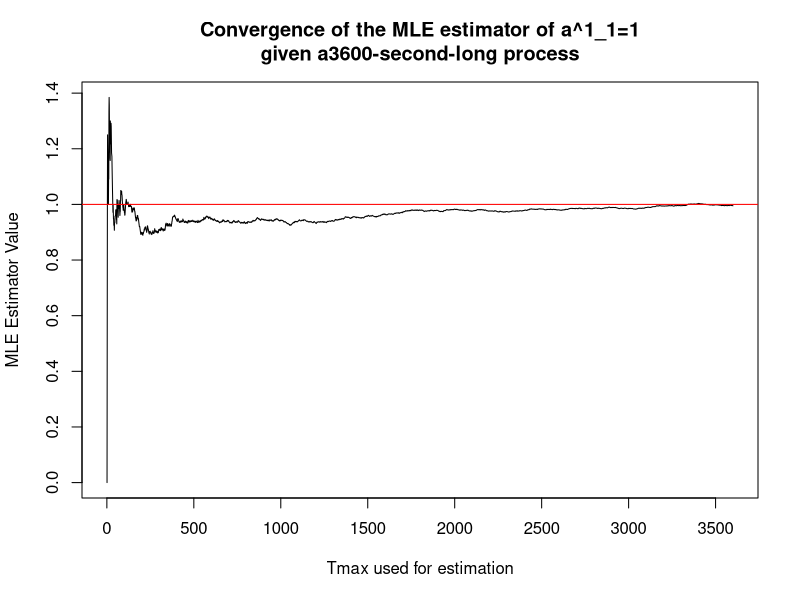
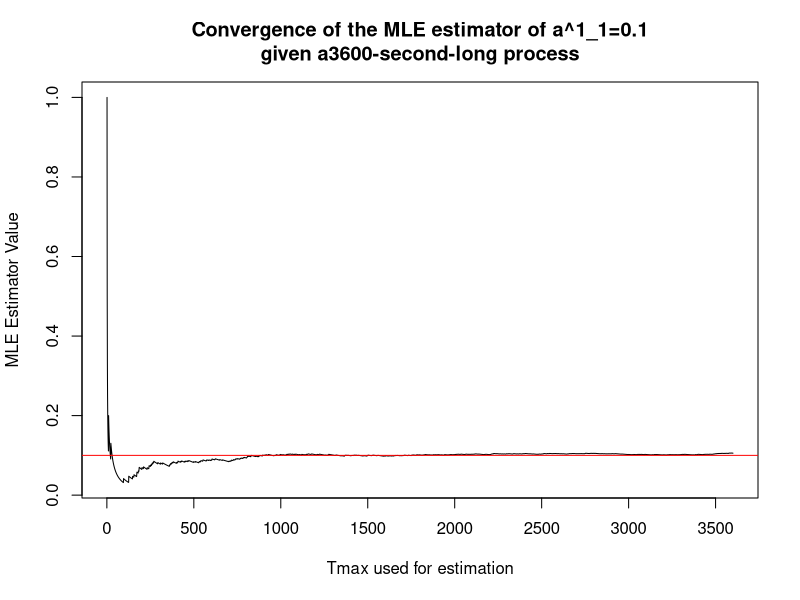
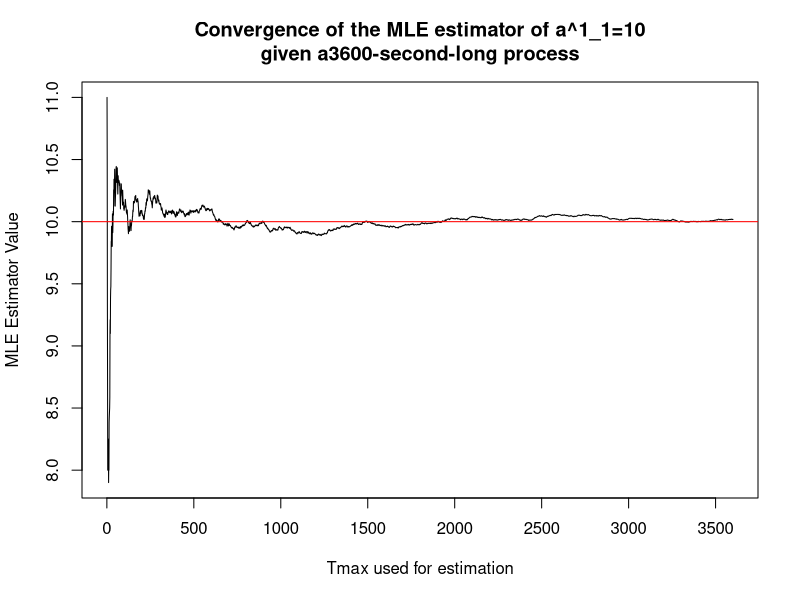
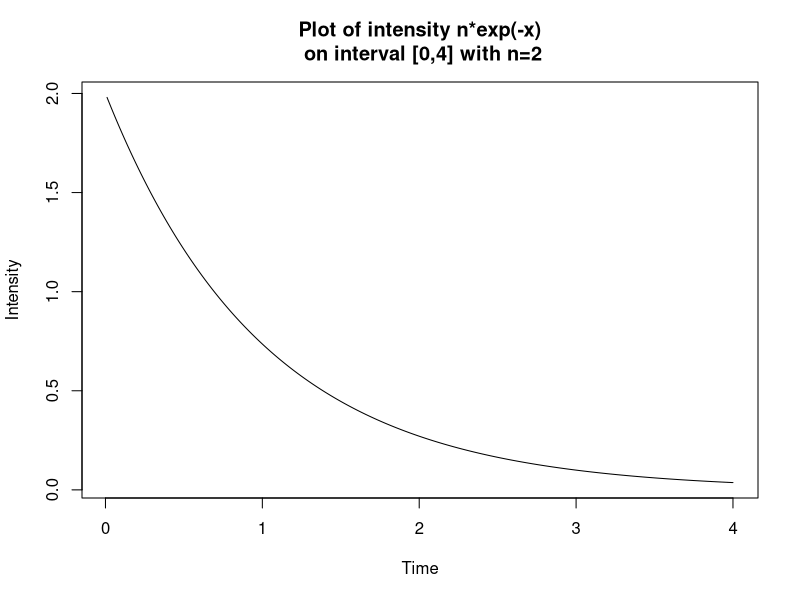
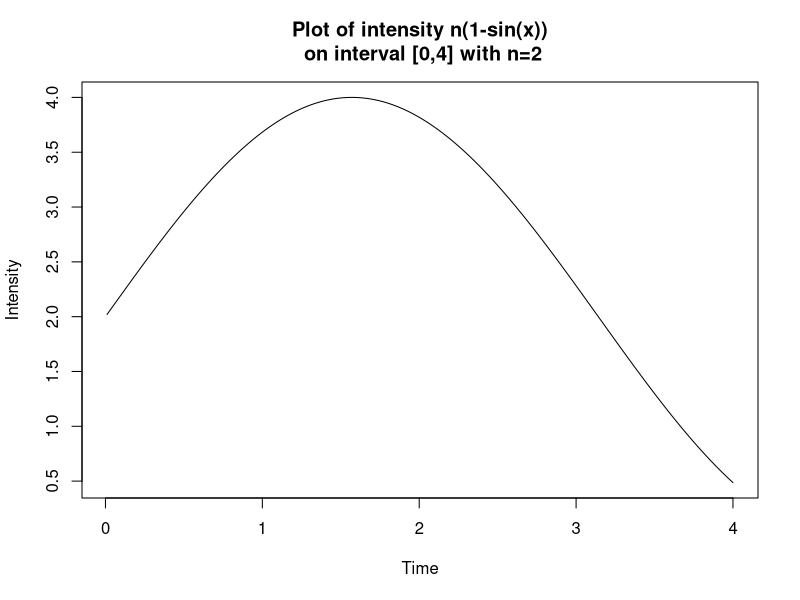
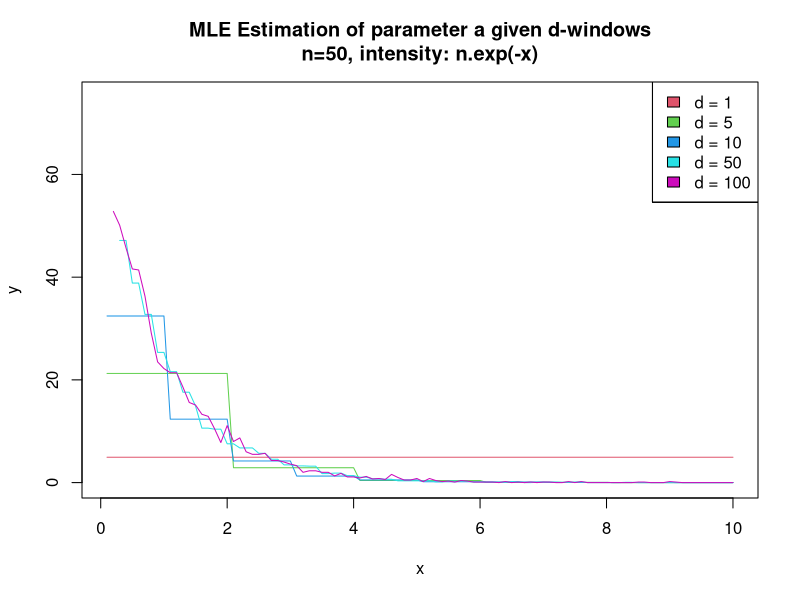
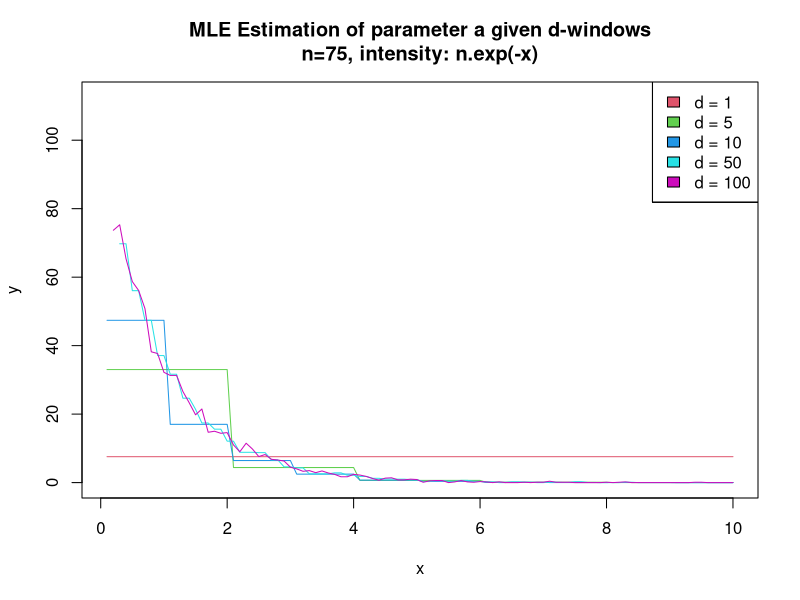
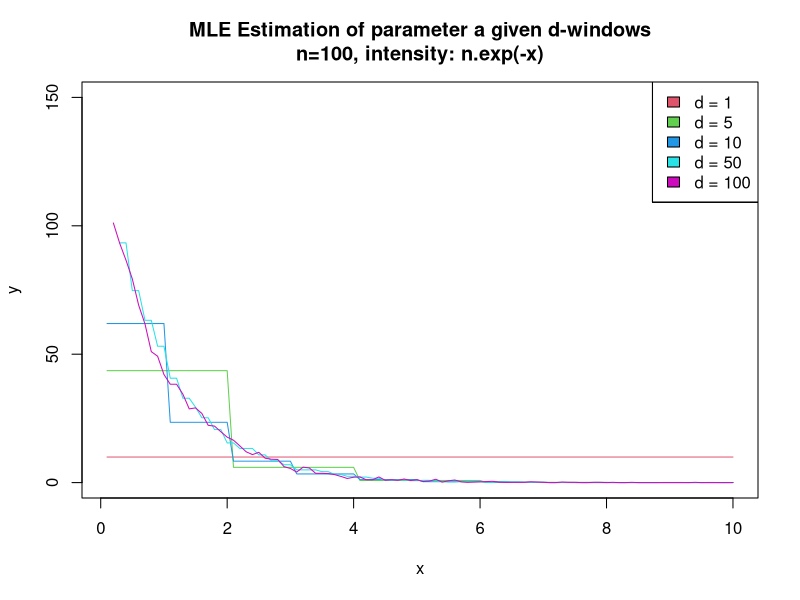

Reproduce these figures in R, in order.
## ---- chunk 1
knitr::opts_chunk$set(echo = TRUE)
## ---- chunk 2

compute_jump <- function(state, p_AtoD, p_StoD, p_DtoS, p_DtoA){
  ### Computes the next jump
  if (state == "A"){
    draw = rbinom(1, 1, p_AtoD)
    if (draw == 1){
      return("D")
    } else {
      return("A")
    }
  }
  if (state == "S") {
    draw = rbinom(1, 1, p_StoD)
    if (draw == 1){
      return("D")
    } else {
      return("S")
    }
  }
  # Else (State is drowsy)
  draw = runif(1, 0, 1)
  if (draw < p_DtoS){
      return("S")
    } else if (draw < p_DtoS + p_DtoA) {
      return("A")
    } else {
      return("D")
    }
}

generate_process_from_model1 <- function(x0, n, p_AtoD, p_StoD, p_DtoS, p_DtoA){
  ### Generates a process given the model 1 previously discribed
  ### x0: start state, p_AtoD: jump probability from A to D, 
  ### p_StoD: jump probability from S to D, n: process length
  if (!x0 %in% c("A","S","D")) {
    print("Wrong input for entry state x0")
    return(0)
  }
  process = c(x0)
  for (step in c(1:n)) {
    x0 = compute_jump(x0, p_AtoD, p_StoD, p_DtoS, p_DtoA)
    process = c(process, x0)
  }
  return(process)
}

## ---- chunk 3

p_AtoD = 0.4
p_StoD = 0.2
p_DtoS = 0.4 
p_DtoA = 0.4
generate_process_from_model1("A", 50, p_AtoD, p_StoD, p_DtoS, p_DtoA)
generate_process_from_model1("S", 50, p_AtoD, p_StoD, p_DtoS, p_DtoA)
generate_process_from_model1("D", 50, p_AtoD, p_StoD, p_DtoS, p_DtoA)

## ---- chunk 4

compute_estimator <- function(sequence, start_state, end_state){
  ### Computes the MLE estimator of the transition probability between
  ### <start_state> and <end_state>. 
  # Computes all transitions in the sequence
  transitions = c()
  for (i in 1:(length(sequence)-1)){
    transitions = cbind(transitions, paste(sequence[i], "-", sequence[i+1]))
  }
  counter = table(transitions)
  # Computes the number of occurences of target transition
  transition_to_check = paste(start_state, "-", end_state)
  n_transition = counter[names(counter)==transition_to_check][[1]]
  # Returns the estimator
  n = sum(counter[substr(names(counter),1,1)==start_state])
  return(round(n_transition/n, 3))
}

## ---- chunk 5

for (n in c(50, 100, 500, 1000, 5000, 10000)) {
  sequence = generate_process_from_model1("A", n, p_AtoD, p_StoD, p_DtoS, p_DtoA)
  cat("== Computing the MLE estimator with n =", n, "==\n")
  pAD = compute_estimator(sequence, "A","D")
  pSD = compute_estimator(sequence, "S","D")
  pDS = compute_estimator(sequence, "D","S")
  pDA = compute_estimator(sequence, "D","A")
  pDD = compute_estimator(sequence, "D","D")
  pAA = compute_estimator(sequence, "A","A")
  pSS = compute_estimator(sequence, "S","S")
  cat(paste("\tReal Probability\tMLE estimator\n"))
  cat(paste("P_AtoD:\t", p_AtoD, "\t\t\t", pAD, "\n"))
  cat(paste("P_StoD:\t", p_StoD, "\t\t\t", pSD, "\n"))
  cat(paste("P_DtoS:\t", p_DtoS, "\t\t\t", pDS, "\n"))
  cat(paste("P_DtoA:\t", p_DtoA, "\t\t\t", pDA, "\n"))
  cat(paste("P_DtoD:\t", 1-p_DtoS-p_DtoA, "\t\t\t", pDD, "\n"))
  cat(paste("P_AtoA:\t", 1-p_AtoD, "\t\t\t", pAA, "\n"))
  cat(paste("P_StoS:\t", 1-p_StoD, "\t\t\t", pSS, "\n\n\n"))
}

## ---- chunk 6

simulate_a11 <- function(a11, maximum_seconds){
  # Simulates a poisson process with a11 fixed (i.e. homogeneous)
  draws = c()
  maxT = 0
  while (maxT < maximum_seconds) {
    draw = rexp(1, a11)
    maxT = maxT + draw
    draws = c(draws, draw)
  }
  poisson_process = cumsum(draws)
  # Computes the estimator for a growing [0, T] window
  estimators = c()
  for (i in 1:maximum_seconds){
    n_0Tmax = length(poisson_process[poisson_process<i])
    estimators = c(estimators, (n_0Tmax/i))
  }
  plot(x=c(1:maximum_seconds), estimators, type="l", 
       main=paste("Convergence of the MLE estimator of a^1_1=",a11,"\ngiven a",
                  maximum_seconds, "-second-long process", sep=""),
       xlab="Tmax used for estimation", ylab="MLE Estimator Value")
  abline(h=a11, col="red")
  return(list("process"=poisson_process, "estimators"=estimators))
}

# We provide 3 example rates over a maximum span of time of 1 hour
a11 = 1
simulation1 = simulate_a11(a11, 3600)
  
a11 = 0.1
simulation1 = simulate_a11(a11, 3600)

a11= 10
simulation1 = simulate_a11(a11, 3600)

## ---- chunk 7

rate_function_1 <- function(n, t){
  n*exp(-t)
}

rate_function_2 <- function(n, t){
  n*(1+sin(t))
}

#int_rate_function_1 <- function(n, a, b){
#  -n*exp(-b)+n*exp(-a)
#}

#int_rate_function_2 <- function(n, a, b){
#  n*(b-cos(b)) - n*(a-cos(a))
#}

example_n = 2
x = matrix(seq(1:400)/100)
rf1_y = apply(x, 1, function(x){rate_function_1(example_n,x)})
rf2_y = apply(x, 1, function(x){rate_function_2(example_n,x)})

plot(x, rf1_y, type="l", main=paste("Plot of intensity n*exp(-x)\n",
                                    "on interval [0,4] with n=2"),
     xlab = "Time", ylab="Intensity")
plot(x, rf2_y, type="l", main=paste("Plot of intensity n(1-sin(x))\n",
                                    "on interval [0,4] with n=2"),
     xlab = "Time", ylab="Intensity")

## ---- chunk 8

simulate_on_1_interval <- function(n, a, b, M, rate_function) {
  ### Simulate a counting process on a given interval of a Poisson process
  draws = c()
  while (a <= b) {
    # Draws an Exponential random variable
    draw = rexp(1, M)
    a = a+draw
    # Draws a Uniform random variable
    bern = runif(1, 0, M)
    # Checks if the generated point falls below the rate function
    # and keeps it if so
    # records the draw if need be
    if (bern <= rate_function(n, a)){#} && a<=b){
      draws = c(draws, a)
    }
  }
  # Returns the draws
  draws
}

poisson_process_thinning_simulation <- function(n, d, Tmax, M, rate_function) {
  ### Simulate a Poisson process via thinning
  bin_size = Tmax/d
  a = 0
  draws = c()
  bins = c()
  MLE = c()
  while (a<Tmax){
    if (a+bin_size > Tmax){
      upper = Tmax
    } else {
      upper = a + bin_size
    }
    # Draws the Poisson process a hundred times on each given interval
    length_draw = 0
    for (i in 1:100){
      new_draws = simulate_on_1_interval(n, a, upper, M, rate_function)
      draws = c(draws, new_draws)
      length_draw = length_draw + length(new_draws)
    }
    MLE = c(MLE, length_draw/(bin_size*100))
    bins = c(bins, a)
    a = a+bin_size
  }
  # Returns the draws
  return(list(
    "n"=n,
    "d"=d,
    "draws"=draws, 
    "MLE_estimator_a"=MLE,
    "bins"=bins
    )
  )
}

plot_estimator <- function(
  n, d_range, Tmax, M, 
  discretization_factor,
  rate_function, 
  title
) {
  ### Plots the computed estimators given a value n and a range of d values
  ### a M value for the intensity function/rate function
  i = length(d_range)+1
  colors = c(2:(length(d_range)+2))
  for (d in d_range) {
    i = i - 1
    x = matrix(seq(1:(Tmax*discretization_factor))/discretization_factor)
    pp = poisson_process_thinning_simulation(
      n, d, Tmax, M, rate_function
    )
    y = apply(x, 1, function(x){
      if (d == 1){
        pp$MLE_estimator_a
        } else {
          pp$MLE_estimator_a[d-length(pp$bins[pp$bins>=x])]
        }
    })
    if (d == d_range[1]) {
      plot(x, y, type="l", main=title,
           ylim=c(0,M*1.5), col=colors[abs(i-length(d_range))+1])
    } else {
      lines(x, y, col=colors[abs(i-length(d_range))+1])
    }
    legend(
      x="topright",
      legend=apply(matrix(d_range),1, function(x){paste("d =", x)}),
      fill=colors
    )
  }
}

## ---- chunk 9

# Declares hyperparameters
d = c(1, 5, 10, 50, 100)

n = 50
plot_estimator(
  n, d, 10, n, 10, rate_function_1,
  title=paste("MLE Estimation of parameter a given d-windows\n",
        "n=",n,", intensity: n.exp(-x)", sep="")
)

n = 75
plot_estimator(
  n, d, 10, n, 10, rate_function_1,
  title=paste("MLE Estimation of parameter a given d-windows\n",
        "n=",n,", intensity: n.exp(-x)", sep="")
)

n = 100
plot_estimator(
  n, d, 10, n, 10, rate_function_1,
  title=paste("MLE Estimation of parameter a given d-windows\n",
        "n=",n,", intensity: n.exp(-x)", sep="")
)

n = 200
plot_estimator(
  n, d, 10, n, 10, rate_function_1,
  title=paste("MLE Estimation of parameter a given d-windows\n",
        "n=",n,", intensity: n.exp(-x)", sep="")
)

## ---- chunk 10

n = 50
plot_estimator(
  n, d, 10, n*2, 10, rate_function_2,
  title=paste("MLE Estimation of parameter a given d-windows\n",
        "n=",n,", intensity: n.(1-sin(x))", sep="")
)

n = 75
plot_estimator(
  n, d, 10, n*2, 10, rate_function_2,
  title=paste("MLE Estimation of parameter a given d-windows\n",
        "n=",n,", intensity: n.(1-sin(x))", sep="")
)

n = 100
plot_estimator(
  n, d, 10, n*2, 10, rate_function_2,
  title=paste("MLE Estimation of parameter a given d-windows\n",
        "n=",n,", intensity: n.(1-sin(x))", sep="")
)

n = 200
plot_estimator(
  n, d, 10, n*2, 10, rate_function_2,
  title=paste("MLE Estimation of parameter a given d-windows\n",
        "n=",n,", intensity: n.(1-sin(x))", sep="")
)

